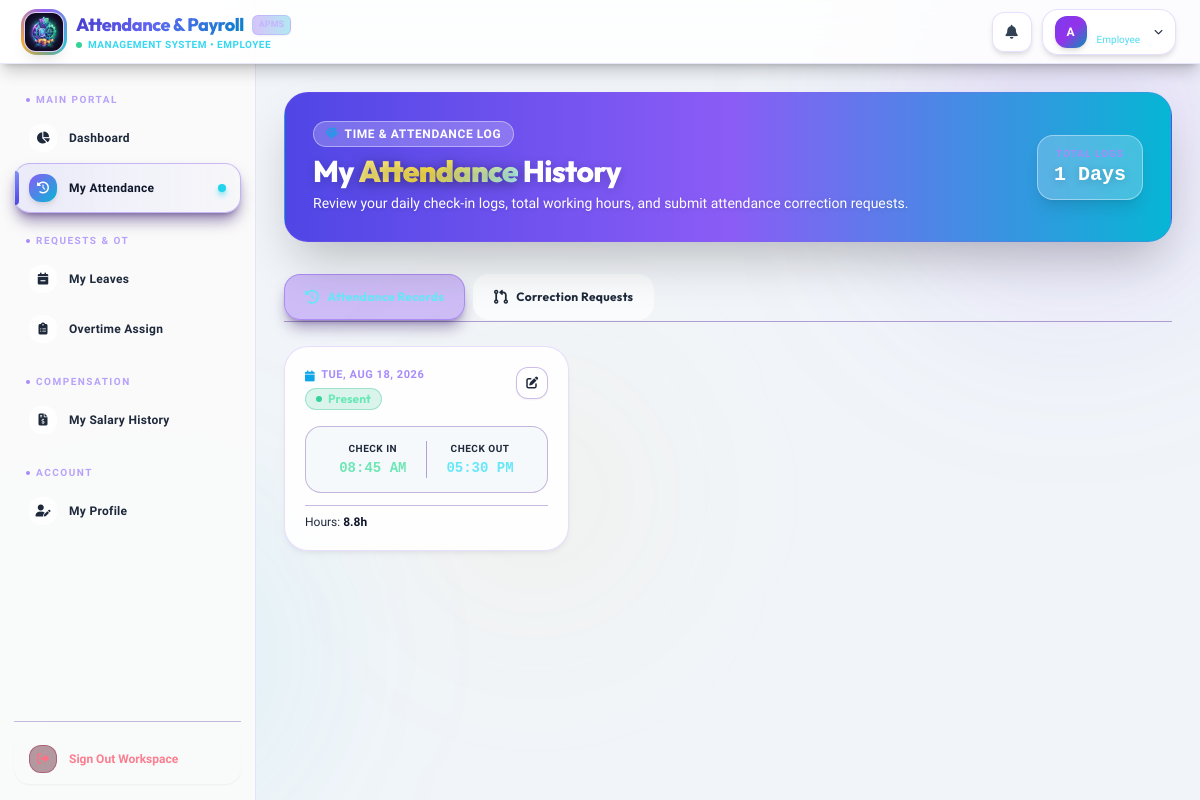
The page /employee/attendance (signed in) on the database its author committed.
### tables this page shows
CREATE TABLE `attendance` (
  `AttendanceID` int NOT NULL AUTO_INCREMENT,
  `EmpID` int NOT NULL,
  `AttendanceDate` date NOT NULL,
  `CheckInTime` time DEFAULT NULL,
  `CheckOutTime` time DEFAULT NULL,
  `Status` enum('Present','Late','Half Day','Absent','On Leave') NOT NULL DEFAULT 'Present',
  `is_auto_checkout` tinyint(1) NOT NULL DEFAULT '0',
  PRIMARY KEY (`AttendanceID`),
  UNIQUE KEY `uq_emp_attendance_date` (`EmpID`, `AttendanceDate`),
  KEY `idx_attendance_date` (`AttendanceDate`),
  CONSTRAINT `fk_attendance_employee` FOREIGN KEY (`EmpID`) REFERENCES `employee` (`EmpID`) ON DELETE CASCADE ON UPDATE CASCADE
);

### controllers/EmployeeController.php (called while the page is built, shortened)
<?php
class EmployeeController extends Controller {
    public function attendance() {
        $emp_id = $_SESSION['employee_id'];
        $attendanceModel = $this->model('Attendance');
        $records = $attendanceModel->getEmployeeRecords($emp_id);
        $this->view('layouts/main', [
            'title' => 'My Attendance',
            'content' => 'employee/attendance',
            'myAttendance' => $records,
            'myCorrections' => [],
            'is_working_day' => HolidayHelper::isWorkingDay(date('Y-m-d'))
        ]);
    }
}

### core/Router.php (called while the page is built, shortened)
<?php
class Router {
    protected $currentMethod = 'index';
    public function __construct() {
        $url = $this->getUrl();
        if(isset($url[0]) && file_exists(__DIR__ . '/../controllers/' . ucwords($url[0]). 'Controller.php')){
            unset($url[0]);
        }
        $this->currentController = new $this->currentController;
        if(isset($url[1])){
            if(method_exists($this->currentController, $url[1])){
                $this->currentMethod = $url[1];
                unset($url[1]);
            }
        }
        $this->params = $url ? array_values($url) : [];
        call_user_func_array([$this->currentController, $this->currentMethod], $this->params);
    }
    public function getUrl(){
        if(isset($_GET['url'])){
            $url = rtrim($_GET['url'], '/');
            $url = filter_var($url, FILTER_SANITIZE_URL);
            $url = explode('/', $url);
            return $url;
        }
        return [];
    }
}

### index.php (called while the page is built, shortened)
<?php
require_once __DIR__ . '/config/database.php';
require_once __DIR__ . '/core/Controller.php';
require_once __DIR__ . '/core/Router.php';
$router = new Router();
require_once __DIR__ . '/models/Attendance.php';

### models/Attendance.php (called while the page is built, shortened)
<?php
require_once __DIR__ . '/../config/database.php';
class Attendance {
    private $conn;
    private $table = 'Attendance';
    public function __construct() {
        $database = new Database();
        $this->conn = $database->getConnection();
    }
    public function processAutoCheckouts() {
        try {
            $this->conn->exec("ALTER TABLE " . $this->table . " ADD COLUMN is_auto_checkout TINYINT(1) DEFAULT 0");
        } catch (PDOException $e) {
        }
    }
    public function getEmployeeRecords($emp_id) {
        $query = "SELECT * FROM " . $this->table . " WHERE EmpID = :emp ORDER BY AttendanceDate DESC";
        $stmt = $this->conn->prepare($query);
        $stmt->bindParam(':emp', $emp_id);
        $stmt->execute();
        return $stmt->fetchAll(PDO::FETCH_ASSOC);
    }
}

### config/database.php (called while the page is built, shortened)
<?php
class Database {
    private $host = "localhost";
    private $db_name = "payrolldb";
    private $username = "root";
    private $password = "";
    public function getConnection() {
        $this->conn = null;
        try {
            $this->conn = new PDO("mysql:host=" . $this->host . ";dbname=" . $this->db_name, $this->username, $this->password);
            $this->conn->exec("set names utf8");
            $this->conn->setAttribute(PDO::ATTR_ERRMODE, PDO::ERRMODE_EXCEPTION);
            $this->conn->setAttribute(PDO::ATTR_DEFAULT_FETCH_MODE, PDO::FETCH_ASSOC);
        } catch(PDOException $exception) {
            echo "Database Connection Error: " . $exception->getMessage();
        }
        return $this->conn;
    }
}

### views/employee/attendance.php (the view, shortened to what this page needs)
<div class="relative overflow-hidden rounded-3xl bg-gradient-to-r from-indigo-600 via-violet-500 to-cyan-500 border border-violet-500/25 p-6 lg:p-7 mb-8 shadow-2xl" data-aos="fade-down">
    <div class="relative z-10 flex flex-col sm:flex-row items-start sm:items-center justify-between gap-4">
        <div>
            <div class="flex items-center gap-2 mb-1.5">
                <span class="inline-flex items-center gap-1.5 px-3 py-1 rounded-full bg-violet-500/15 border border-violet-500/30 text-violet-300 text-xs font-bold uppercase tracking-wider">
                    <i class="fa-solid fa-fingerprint text-secondary"></i>
                    <span>Time & Attendance Log</span>
                </span>
            </div>
            <h1 class="text-2xl sm:text-3xl font-extrabold text-white tracking-tight font-outfit">
                My <span class="gradient-text">Attendance</span> History
            </h1>
            <p class="text-gray-300 text-xs sm:text-sm mt-1">Review your daily check-in logs, total working hours, and submit attendance correction requests.</p>
        </div>
        <div class="px-4 py-2.5 rounded-2xl bg-surface/90 border border-violet-700/30 text-center shadow-lg backdrop-blur-md">
            <div class="text-[10px] uppercase tracking-widest text-violet-400 font-bold">Total Logs</div>
            <div class="text-xl font-extrabold text-white font-mono"><?= count($data['myAttendance'] ?? []) ?> Days</div>
        </div>
    </div>
</div>
<div class="mb-8" x-data="{ tab: 'history' }">
    <div class="border-b border-violet-900/40 pb-px mb-6">
        <ul class="flex flex-wrap gap-2 text-xs font-bold">
            <li>
                <button @click="tab = 'history'"
                        :class="tab === 'history' ? 'bg-violet-600/30 text-cyan-300 border-violet-500/50 shadow-lg shadow-violet-950/40' : 'text-gray-400 hover:text-white bg-surface/60 border-transparent'"
                        class="inline-flex items-center gap-2 px-5 py-3 rounded-2xl border transition-all duration-300 font-outfit tracking-wide">
                    <i class="fa-solid fa-clock-rotate-left text-sm"></i>
                    <span>Attendance Records</span>
                </button>
            </li>
            <li>
                <button @click="tab = 'corrections'"
                        :class="tab === 'corrections' ? 'bg-violet-600/30 text-cyan-300 border-violet-500/50 shadow-lg shadow-violet-950/40' : 'text-gray-400 hover:text-white bg-surface/60 border-transparent'"
                        class="inline-flex items-center gap-2 px-5 py-3 rounded-2xl border transition-all duration-300 font-outfit tracking-wide">
                    <i class="fa-solid fa-code-pull-request text-sm"></i>
                    <span>Correction Requests</span>
                </button>
            </li>
        </ul>
    </div>
    <div x-show="tab === 'history'" class="space-y-4">
        <div class="grid grid-cols-1 sm:grid-cols-2 lg:grid-cols-3 gap-4">
            <?php if(empty($data['myAttendance'])): ?>
                <div class="col-span-full p-12 text-center card-glass rounded-3xl">
                    <div class="w-14 h-14 mx-auto rounded-2xl bg-surface flex items-center justify-center mb-3 text-violet-400 border border-violet-800/30">
                        <i class="fa-solid fa-calendar-xmark text-2xl"></i>
                    </div>
                    <p class="font-bold text-white text-base font-outfit">No attendance records found</p>
                    <p class="text-xs text-gray-400 mt-1">Daily clock-in records will appear here as you log attendance.</p>
                </div>
            <?php else: ?>
                <?php foreach($data['myAttendance'] as $att): ?>
                <div class="card-glass rounded-3xl p-5 hover:-translate-y-1 transition-all duration-300 relative overflow-hidden group border border-violet-500/20">
                    <div class="flex justify-between items-start mb-4">
                        <div>
                            <p class="text-[11px] font-bold uppercase tracking-wider text-violet-400 mb-1 flex items-center gap-1.5">
                                <i class="fa-solid fa-calendar text-secondary"></i>
                                <?= date('D, M j, Y', strtotime($att['AttendanceDate'])) ?>
                            </p>
                            <h3 class="text-base font-extrabold text-white flex items-center font-outfit">
                                <?php if($att['Status'] === 'Present'): ?>
                                    <span class="inline-flex items-center px-2.5 py-0.5 rounded-full text-xs font-bold bg-emerald-500/15 text-emerald-300 border border-emerald-500/30">
                                        <span class="w-1.5 h-1.5 rounded-full bg-emerald-400 mr-1.5"></span> Present
                                    </span>
                                <?php elseif($att['Status'] === 'Absent'): ?>
                                    <span class="inline-flex items-center px-2.5 py-0.5 rounded-full text-xs font-bold bg-rose-500/15 text-rose-300 border border-rose-500/30">
                                        <span class="w-1.5 h-1.5 rounded-full bg-rose-400 mr-1.5"></span> Absent
                                    </span>
                                <?php elseif($att['Status'] === 'Late'): ?>
                                    <span class="inline-flex items-center px-2.5 py-0.5 rounded-full text-xs font-bold bg-amber-500/15 text-amber-300 border border-amber-500/30">
                                        <span class="w-1.5 h-1.5 rounded-full bg-amber-400 mr-1.5"></span> Late Check-In
                                    </span>
                                <?php elseif($att['Status'] === 'Half Day'): ?>
                                    <span class="inline-flex items-center px-2.5 py-0.5 rounded-full text-xs font-bold bg-yellow-500/15 text-yellow-300 border border-yellow-500/30">
                                        <span class="w-1.5 h-1.5 rounded-full bg-yellow-400 mr-1.5"></span> Half Day
                                    </span>
                                <?php else: ?>
                                    <span class="inline-flex items-center px-2.5 py-0.5 rounded-full text-xs font-bold bg-blue-500/15 text-blue-300 border border-blue-500/30">
                                        <span class="w-1.5 h-1.5 rounded-full bg-blue-400 mr-1.5"></span> <?= htmlspecialchars($att['Status']) ?>
                                    </span>
                                <?php endif; ?>
                            </h3>
                        </div>
                        <button onclick="requestCorrection(<?= $att['AttendanceID'] ?>, '<?= $att['AttendanceDate'] ?>', '<?= $att['CheckInTime'] ?? '' ?>', '<?= $att['CheckOutTime'] ?? '' ?>')"
                                class="w-8 h-8 rounded-xl bg-surface text-gray-400 hover:text-cyan-300 hover:bg-violet-600/30 border border-violet-800/30 transition-colors flex items-center justify-center shadow-sm"
                                title="Request Correction">
                            <i class="fa-solid fa-pen-to-square text-xs"></i>
                        </button>
                    </div>
                    <div class="flex items-center justify-between p-3.5 bg-darker/60 rounded-2xl border border-violet-900/30">
                        <div class="text-center w-1/2 border-r border-violet-900/40">
                            <p class="text-[10px] text-gray-400 uppercase font-extrabold tracking-wider mb-0.5">Check IN</p>
                            <p class="font-mono text-sm font-extrabold text-emerald-300"><?= $att['CheckInTime'] ? date('h:i A', strtotime($att['CheckInTime'])) : '--:--' ?></p>
                        </div>
                        <div class="text-center w-1/2">
                            <p class="text-[10px] text-gray-400 uppercase font-extrabold tracking-wider mb-0.5">Check OUT</p>
                            <p class="font-mono text-sm font-extrabold text-cyan-300"><?= $att['CheckOutTime'] ? date('h:i A', strtotime($att['CheckOutTime'])) : '--:--' ?></p>
                        </div>
                    </div>
                    <?php if(!empty($att['working_hours']) || !empty($att['ot_hours'])): ?>
                        <div class="mt-3 flex items-center justify-between text-xs pt-2 border-t border-violet-900/30">
                            <span class="text-gray-400">Hours: <strong class="text-white"><?= $att['working_hours'] ?? '0' ?>h</strong></span>
                        </div>
                    <?php endif; ?>
                </div>
                <?php endforeach; ?>
            <?php endif; ?>
        </div>
    </div>
</div>

### views/layouts/main.php (style rules this page uses)
* { box-sizing: border-box; }
body { font-family: 'Plus Jakarta Sans', sans-serif; background: #f1f5f9; color: #0f172a; }
button .text-white, .bg-gradient-to-r .text-white, .bg-gradient-to-br .text-white, .from-violet-600 .text-white, .from-emerald-500 .text-white, .from-amber-500 .text-white, .from-rose-500 .text-white, .from-blue-500 .text-white, .bg-violet-600 .text-white, .bg-indigo-600 .text-white { color: #ffffff !important; }
.card-glass { background: rgba(255, 255, 255, 0.9); border: 1px solid rgba(99, 102, 241, 0.15); backdrop-filter: blur(16px); transition: all 0.3s cubic-bezier(0.4, 0, 0.2, 1); box-shadow: 0 4px 6px -1px rgba(0, 0, 0, 0.05), 0 2px 4px -1px rgba(0, 0, 0, 0.03); }
.gradient-text { background: linear-gradient(135deg, #4338ca 0%, #6366f1 45%, #0284c7 100%); -webkit-background-clip: text; -webkit-text-fill-color: transparent; background-clip: text; display: inline-block; }
.bg-gradient-to-r.from-indigo-600 h1, .bg-gradient-to-r.from-indigo-600 h2, .bg-gradient-to-r.from-indigo-600 .text-white { color: #ffffff !important; text-shadow: 0 2px 10px rgba(15, 23, 42, 0.2); }
.bg-gradient-to-r.from-indigo-600 p { color: rgba(248, 250, 252, 0.95) !important; text-shadow: 0 1px 4px rgba(15, 23, 42, 0.15); }
.bg-gradient-to-r.from-indigo-600 .gradient-text { background: linear-gradient(135deg, #fef08a 0%, #fde047 45%, #a5f3fc 100%) !important; -webkit-background-clip: text !important; -webkit-text-fill-color: transparent !important; background-clip: text !important; filter: drop-shadow(0 2px 8px rgba(0, 0, 0, 0.3)); font-weight: 900; }
.bg-gradient-to-r.from-indigo-600 .bg-violet-500\/15, .bg-gradient-to-r.from-indigo-600 .bg-cyan-500\/15, .bg-gradient-to-r.from-indigo-600 .bg-surface\/90 { background-color: rgba(255, 255, 255, 0.22) !important; border-color: rgba(255, 255, 255, 0.4) !important; color: #ffffff !important; backdrop-filter: blur(12px); }
.bg-gradient-to-r.from-indigo-600 .text-violet-300, .bg-gradient-to-r.from-indigo-600 .text-cyan-300, .bg-gradient-to-r.from-indigo-600 .text-gray-300, .bg-gradient-to-r.from-indigo-600 span { color: #ffffff !important; }

### rows shown on the page
attendance: AttendanceDate "TUE, AUG 18, 2026", Status "Present" (drawn), CheckInTime "08:45 AM", CheckOutTime "05:30 PM", working_hours "8.8"

### other values the page prints
$_SESSION['role'] "EMPLOYEE"
substr($_SESSION['Email'] ?? ($_SESSION['first_name'] ?? 'U'), 0, 1) "A"
$_SESSION['role'] "Employee"
$section['label'] "MAIN PORTAL"
$item['label'] "Dashboard"
$item['label'] "My Attendance"
$section['label'] "REQUESTS & OT"
$item['label'] "My Leaves"
$item['label'] "Overtime Assign"
$section['label'] "COMPENSATION"
$item['label'] "My Salary History"
$section['label'] "ACCOUNT"
$item['label'] "My Profile"
count($data['myAttendance'] ?? []) "1"
